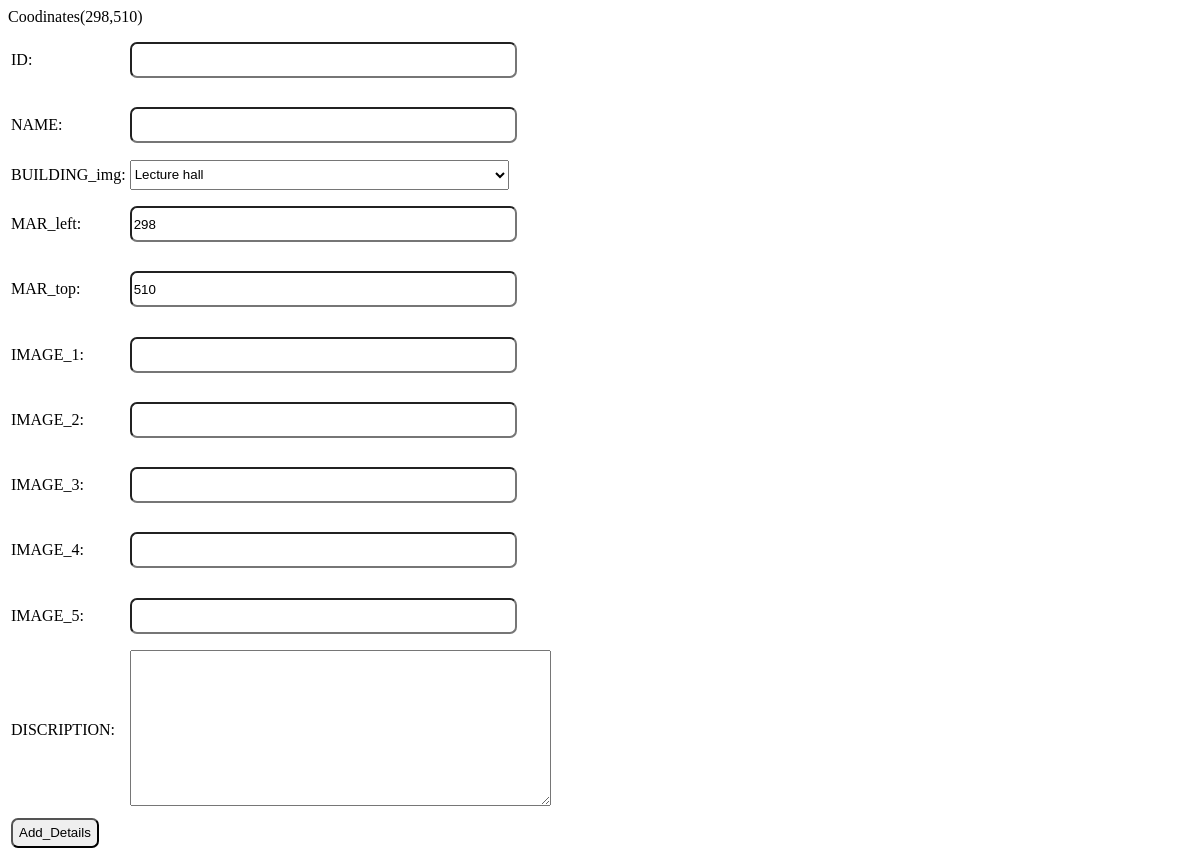
/addplace.php, run on the app's committed database.
### tables this page shows
CREATE TABLE `cor` (
  `x` int(11) NOT NULL,
  `y` int(11) NOT NULL
);

### addplace.php (the view, shortened to what this page needs)
<?php
require_once'connection/sqlconnect.php';
require_once'connection/function.php';
$query="SELECT * FROM cor";
$result=mysqli_query($connection,$query);
$row=mysqli_fetch_row($result);
$x = isset($row[0]) ? $row[0] : null;
$y = isset($row[1]) ? $row[1] : null;
echo "Coodinates($x,$y)";
?>
<!DOCTYPE html>
<html>
<head>
	<link rel="stylesheet" href="style/styles.css">
</head>
<body>
<div>
<form method="POST">
	<table>
		<tr>
			<td>ID: </td>
			<td><input type="number"  name="id" id="size"></td>
			<td id="length"><?php
				?></td>
		</tr>
		<tr>
			<td>NAME:</td>
			<td><input type="text"  name="heading" id="size"></td>
			<td id="length"><?php
				?></td>
		</tr>
		<tr>
			<td>BUILDING_img:</td>
			<td><select name="b_img" id="size">
				<?php
				$query="SELECT * FROM buildingicon";
				$result=mysqli_query($connection,$query);
				while($row=mysqli_fetch_row($result)){
					echo "<option value='$row[0]'>$row[1]</option>";
				}
				?>
				</select>
			</td>
			<td id="length"><?php
				?></td>
		</tr>
		<tr>
			<td>MAR_left:</td>
			<td><input type="text"  name="mar_l" id="size" value=<?php echo $x ?>></td>
			<td id="length"><?php
				?></td>
		</tr>
		<tr>
			<td>MAR_top:</td>
			<td><input type="text"  name="mar_t" id="size" value=<?php echo $y ?>></td>
			<td id="length"><?php
				?></td>
		</tr>
		<tr>
			<td>IMAGE_1:</td>
			<td><input type="text"  name="img_1" id="size"></td>
			<td id="length"><?php
				?></td>
		</tr>
		<tr>
			<td>IMAGE_2:</td>
			<td><input type="text"  name="img_2" id="size"></td>
			<td id="length"><?php
				?></td>
		</tr>
		<tr>
			<td>IMAGE_3:</td>
			<td><input type="text"  name="img_3" id="size"></td>
			<td id="length"><?php
				?></td>
		</tr>
		<tr>
			<td>IMAGE_4:</td>
			<td><input type="text"  name="img_4" id="size"></td>
			<td id="length"><?php
				?></td>
		</tr>
		<tr>
			<td>IMAGE_5:</td>
			<td><input type="text"  name="img_5" id="size"></td>
			<td id="length"><?php
				?></td>
		</tr>
		<tr>
			<td>DISCRIPTION:</td>
			<td>
				<textarea id="w3review" name="description" rows="10" cols="50"></textarea>
			</td>
			<td id="length"><?php
				?></td>
		</tr>
		<tr>
			<td><input type="submit" value="Add_Details" id="cent"></td>
		</tr>
	</table>
	</form>
</div>
</body>
</html>

### addplace.php (style rules this page uses)
input { border-radius: 7px; margin-bottom: 3%; margin-top: 3%; }
#cent { height: 30px; }
#size { width: 90%; height: 30px; }
#length { position: fixed; width: 250px; height: 20px; margin-top: -4px }

### data on the page
cor: x "298", y "510", mar_l "298", mar_t "510"

### other printed values
form field b_img "Lecture hall"
